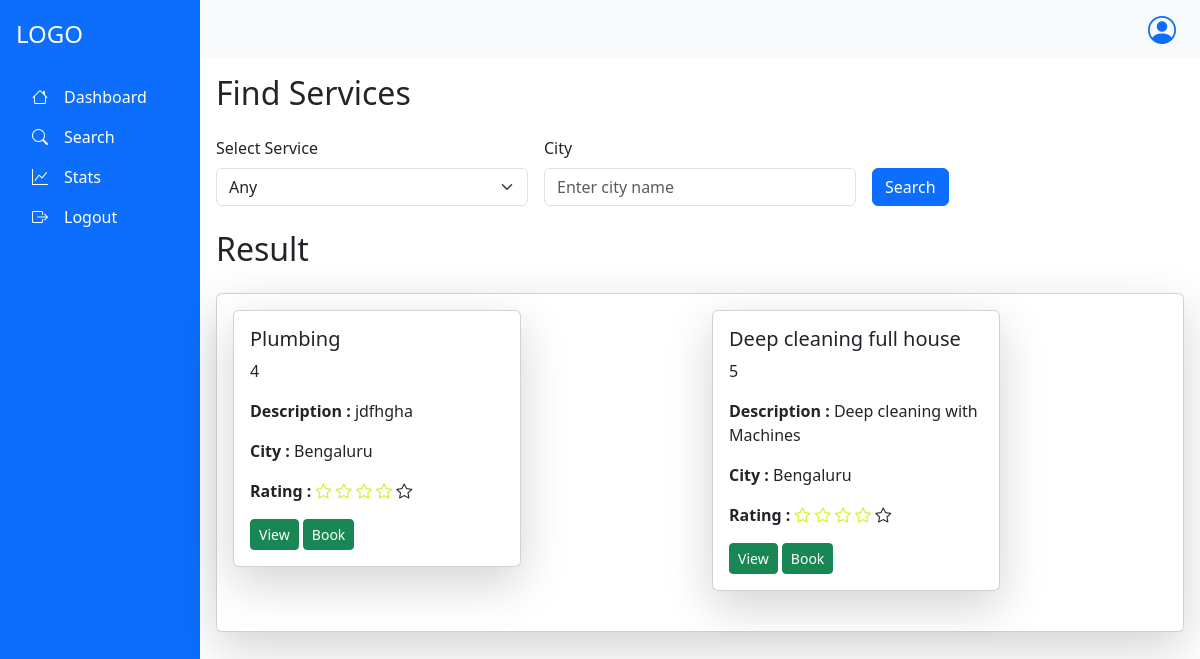
The app's page /customer/search?sname=Plumbing (signed in) with its own data.
### app.py (models this page shows, shortened)
class Package(db.Model):
    __tablename__="package"
    p_id=db.Column(db.Integer, primary_key=True, autoincrement= True)
    p_name=db.Column(db.String,unique=True)
    p_price=db.Column(db.Integer)
    p_description=db.Column(db.String)
    p_rating=db.Column(db.Integer)
    s_id=db.Column(db.Integer, db.ForeignKey("services.s_id"),nullable=False)
    sp_id=db.Column(db.Integer, db.ForeignKey("serviceprovider.sp_id"),nullable=False)
    req=db.relationship("Request",backref="pack")

class UserMixin:
    def __init__(self,utype):
        self.ut=utype

class ServiceProvider(db.Model,UserMixin):
    __tablename__='serviceprovider'
    sp_id=db.Column(db.Integer, primary_key=True, autoincrement= True)
    sp_name=db.Column(db.String,unique=True)
    sp_address=db.Column(db.String)
    sp_email=db.Column(db.String,unique=True)
    sp_password=db.Column(db.String)
    sp_exp=db.Column(db.Integer)
    sp_phone=db.Column(db.String)
    sp_city=db.Column(db.String)
    sp_rating=db.Column(db.Integer)
    sp_servicename=db.Column(db.String,db.ForeignKey("services.s_name"))
    mypackages=db.relationship("Package", backref="servprovider")
    receive_request=db.relationship("Request",backref="servprovider")

### app.py (the view, shortened to what this page needs)
@app.route("/customer/search",methods=["GET","POST"])
def search():
    if request.method=="GET" and "sname" in request.args:
        s=request.args.get("sname")
        ser=db.session.query(Services).filter_by(s_name=s).first()
        pack=ser.packages
        Servis=db.session.query(Services).all()
        return render_template("/Customer/custsearch.html",package=pack,Services=Servis)
    elif request.method=="GET" :
        Servis=db.session.query(Services).all()
        return render_template("/Customer/custsearch.html",Services=Servis)

### app.py (called while the page is built)
@login_manager.user_loader
def load_user(user_id):
        utype,id=user_id.split("-")
        if utype=="c":
            return db.session.query(Customer).filter_by(c_id=id).first()
        elif utype=='sp':
            return db.session.query(ServiceProvider).filter_by(sp_id=id).first()
        else:
            return db.session.query(Admin).filter_by(admin_id=id).first()

### templates/Customer/custsearch.html (shortened to what this page needs)
{% extends "/Customer/customer_base.html" %}
{% block content %}
<h2 class="mb-4">Find Services</h2>
<form class="row g-3" action="/customer/search" method="POST">
<div class="col-md-4">
<label for="service" class="form-label">Select Service</label>
<select name="service" class="form-select">
    <option selected>Any</option>
  </select>
</div>
<div class="col-md-4">
<label for="city" class="form-label">City</label>
<input type="text" class="form-control" name="city" placeholder="Enter city name">
</div>
<div class="col-md-4 d-flex align-items-end">
<button type="submit" class="btn btn-primary">Search</button>
</div>
</form>
<h2 class="mb-4 mt-4">Result</h2>
<div class="card mb-3 shadow-lg mt-4">
  <div class="card-body">
    <div class="row">
    {% for p in package %}
    <div class="col mb-4">
      <div class="card shadow-lg" style="width: 18rem;">
          <div class="card-body">
              <h5 class="card-text">{{p.p_name}}</h5>
              <p>{{p.p_id}}</p>
              <p class="card-text"><b>Description : </b>{{p.p_description}}</p>
              <p class="card-text"><b>City : </b>{{p.servprovider.sp_city}}</p>
              <p>
                <Strong>Rating : </Strong>
                {% for i in range(4) %}
                <i class="bi bi-star" style="color:rgb(211, 239, 26)"></i>
                {% endfor %}
                {% for i in range(5-4) %}
                <i class="bi bi-star"></i>
                {% endfor %}
              </p>
              <button class = "btn btn-sm btn-success" data-bs-toggle="modal" data-bs-target="#packagedetail{{p.p_id}}">View</button>
              <button class = "btn btn-sm btn-success " data-bs-toggle="modal" data-bs-target="#book-{{p.p_id}}">Book</button>
          </div>
      </div>
    </div>
      {% endfor %}
    </div>
  </div>
</div>
{% endblock %}

### records on screen
Package: p_name "Plumbing", p_id "4", p_description "jdfhgha", servprovider.sp_city "Bengaluru"
Package: p_name "Deep cleaning full house", p_id "5", p_description "Deep cleaning with Machines", servprovider.sp_city "Bengaluru"
